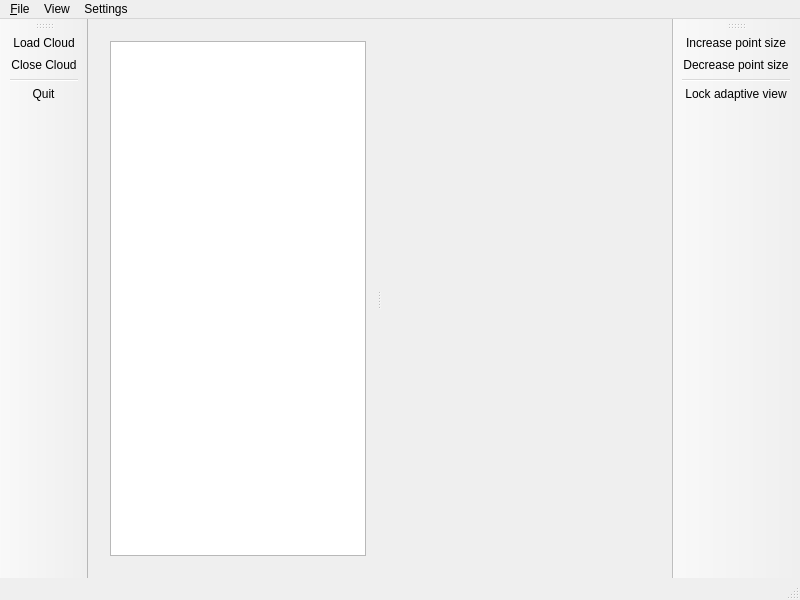
<?xml version="1.0" encoding="UTF-8"?>
<ui version="4.0">
 <class>SmogMainWindow</class>
 <widget class="QMainWindow" name="SmogMainWindow">
  <property name="geometry">
   <rect>
    <x>0</x>
    <y>0</y>
    <width>800</width>
    <height>600</height>
   </rect>
  </property>
  <property name="windowTitle">
   <string>Smog - Urban Point Clouds</string>
  </property>
  <property name="windowIcon">
   <iconset resource="icons.qrc">
    <normaloff>:/icons/appicon</normaloff>:/icons/appicon</iconset>
  </property>
  <widget class="QWidget" name="centralWidget">
   <layout class="QHBoxLayout" name="horizontalLayout">
    <item>
     <widget class="QSplitter" name="splitter">
      <property name="orientation">
       <enum>Qt::Horizontal</enum>
      </property>
      <widget class="QWidget" name="verticalLayoutWidget">
       <layout class="QVBoxLayout" name="verticalLayout">
        <item>
         <widget class="QTableView" name="CloudList">
          <property name="selectionBehavior">
           <enum>QAbstractItemView::SelectRows</enum>
          </property>
         </widget>
        </item>
       </layout>
      </widget>
      <widget class="QPointCloudVisualizer" name="CloudVisualizer" native="true">
       <property name="sizePolicy">
        <sizepolicy hsizetype="Preferred" vsizetype="Preferred">
         <horstretch>1</horstretch>
         <verstretch>0</verstretch>
        </sizepolicy>
       </property>
       <property name="mouseTracking">
        <bool>true</bool>
       </property>
       <property name="focusPolicy">
        <enum>Qt::ClickFocus</enum>
       </property>
      </widget>
     </widget>
    </item>
   </layout>
  </widget>
  <widget class="QMenuBar" name="menuBar">
   <property name="geometry">
    <rect>
     <x>0</x>
     <y>0</y>
     <width>800</width>
     <height>27</height>
    </rect>
   </property>
   <widget class="QMenu" name="menu_File">
    <property name="title">
     <string>&amp;File</string>
    </property>
    <addaction name="actionLoad_Cloud"/>
    <addaction name="actionClose_Cloud"/>
    <addaction name="separator"/>
    <addaction name="actionQuit"/>
   </widget>
   <widget class="QMenu" name="menuView">
    <property name="title">
     <string>View</string>
    </property>
    <addaction name="actionIncrease_point_size"/>
    <addaction name="actionDecrease_point_size"/>
   </widget>
   <widget class="QMenu" name="menuSettings">
    <property name="title">
     <string>Settings</string>
    </property>
    <addaction name="actionBackground_Color"/>
    <addaction name="actionUse_adaptive_clouds"/>
    <addaction name="actionLock_adaptive_view"/>
   </widget>
   <addaction name="menu_File"/>
   <addaction name="menuView"/>
   <addaction name="menuSettings"/>
  </widget>
  <widget class="QStatusBar" name="statusBar"/>
  <widget class="QToolBar" name="mainToolBar">
   <attribute name="toolBarArea">
    <enum>LeftToolBarArea</enum>
   </attribute>
   <attribute name="toolBarBreak">
    <bool>false</bool>
   </attribute>
   <addaction name="actionLoad_Cloud"/>
   <addaction name="actionClose_Cloud"/>
   <addaction name="separator"/>
   <addaction name="actionQuit"/>
  </widget>
  <widget class="QToolBar" name="settingToolBar">
   <attribute name="toolBarArea">
    <enum>RightToolBarArea</enum>
   </attribute>
   <attribute name="toolBarBreak">
    <bool>false</bool>
   </attribute>
   <addaction name="actionIncrease_point_size"/>
   <addaction name="actionDecrease_point_size"/>
   <addaction name="separator"/>
   <addaction name="actionLock_adaptive_view"/>
  </widget>
  <action name="actionLoad_Cloud">
   <property name="icon">
    <iconset resource="icons.qrc">
     <normaloff>:/actions/open_cloud</normaloff>:/actions/open_cloud</iconset>
   </property>
   <property name="text">
    <string>Load Cloud</string>
   </property>
   <property name="shortcut">
    <string>Ctrl+O</string>
   </property>
  </action>
  <action name="actionQuit">
   <property name="enabled">
    <bool>true</bool>
   </property>
   <property name="icon">
    <iconset resource="icons.qrc">
     <normaloff>:/actions/exit</normaloff>:/actions/exit</iconset>
   </property>
   <property name="text">
    <string>Quit</string>
   </property>
   <property name="shortcut">
    <string>Ctrl+Q</string>
   </property>
   <property name="priority">
    <enum>QAction::HighPriority</enum>
   </property>
  </action>
  <action name="actionIncrease_point_size">
   <property name="icon">
    <iconset resource="icons.qrc">
     <normaloff>:/actions/point_increase</normaloff>:/actions/point_increase</iconset>
   </property>
   <property name="text">
    <string>Increase point size</string>
   </property>
   <property name="shortcut">
    <string>+</string>
   </property>
  </action>
  <action name="actionDecrease_point_size">
   <property name="icon">
    <iconset resource="icons.qrc">
     <normaloff>:/actions/point_decrease</normaloff>:/actions/point_decrease</iconset>
   </property>
   <property name="text">
    <string>Decrease point size</string>
   </property>
   <property name="shortcut">
    <string>-</string>
   </property>
  </action>
  <action name="actionBackground_Color">
   <property name="text">
    <string>Background Color</string>
   </property>
   <property name="shortcut">
    <string>Ctrl+B</string>
   </property>
  </action>
  <action name="actionClose_Cloud">
   <property name="icon">
    <iconset resource="icons.qrc">
     <normaloff>:/actions/close_cloud</normaloff>:/actions/close_cloud</iconset>
   </property>
   <property name="text">
    <string>Close Cloud</string>
   </property>
   <property name="shortcut">
    <string>Del</string>
   </property>
  </action>
  <action name="actionUse_adaptive_clouds">
   <property name="checkable">
    <bool>true</bool>
   </property>
   <property name="checked">
    <bool>true</bool>
   </property>
   <property name="text">
    <string>Use adaptive clouds</string>
   </property>
  </action>
  <action name="actionLock_adaptive_view">
   <property name="checkable">
    <bool>true</bool>
   </property>
   <property name="icon">
    <iconset resource="icons.qrc">
     <normaloff>:/actions/lock_view</normaloff>:/actions/lock_view</iconset>
   </property>
   <property name="text">
    <string>Lock adaptive view</string>
   </property>
   <property name="shortcut">
    <string>Ctrl+Space</string>
   </property>
  </action>
 </widget>
 <layoutdefault spacing="6" margin="11"/>
 <customwidgets>
  <customwidget>
   <class>QPointCloudVisualizer</class>
   <extends>QWidget</extends>
   <header location="global">QPointCloudVisualizer.hpp</header>
   <container>1</container>
  </customwidget>
 </customwidgets>
 <resources>
  <include location="icons.qrc"/>
 </resources>
 <connections>
  <connection>
   <sender>actionQuit</sender>
   <signal>triggered()</signal>
   <receiver>SmogMainWindow</receiver>
   <slot>close()</slot>
   <hints>
    <hint type="sourcelabel">
     <x>-1</x>
     <y>-1</y>
    </hint>
    <hint type="destinationlabel">
     <x>399</x>
     <y>299</y>
    </hint>
   </hints>
  </connection>
 </connections>
</ui>
